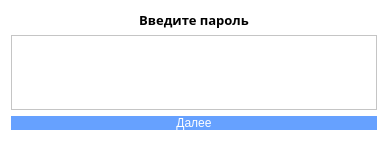
<?xml version="1.0" encoding="UTF-8"?>
<ui version="4.0">
 <class>enter_password</class>
 <widget class="QWidget" name="enter_password">
  <property name="geometry">
   <rect>
    <x>0</x>
    <y>0</y>
    <width>388</width>
    <height>141</height>
   </rect>
  </property>
  <property name="windowTitle">
   <string>Form</string>
  </property>
  <property name="styleSheet">
   <string notr="true">QWidget{
	background-color: white
}
</string>
  </property>
  <layout class="QVBoxLayout" name="verticalLayout">
   <item>
    <widget class="QLabel" name="label">
     <property name="font">
      <font>
       <family>Sitka Text Semibold</family>
       <pointsize>10</pointsize>
       <bold>true</bold>
      </font>
     </property>
     <property name="text">
      <string>Введите пароль</string>
     </property>
     <property name="alignment">
      <set>Qt::AlignmentFlag::AlignCenter</set>
     </property>
    </widget>
   </item>
   <item>
    <widget class="QTextEdit" name="textEdit">
     <property name="sizePolicy">
      <sizepolicy hsizetype="Expanding" vsizetype="Maximum">
       <horstretch>0</horstretch>
       <verstretch>0</verstretch>
      </sizepolicy>
     </property>
     <property name="html">
      <string>&lt;!DOCTYPE HTML PUBLIC &quot;-//W3C//DTD HTML 4.0//EN&quot; &quot;http://www.w3.org/TR/REC-html40/strict.dtd&quot;&gt;
&lt;html&gt;&lt;head&gt;&lt;meta name=&quot;qrichtext&quot; content=&quot;1&quot; /&gt;&lt;meta charset=&quot;utf-8&quot; /&gt;&lt;style type=&quot;text/css&quot;&gt;
p, li { white-space: pre-wrap; }
hr { height: 1px; border-width: 0; }
li.unchecked::marker { content: &quot;\2610&quot;; }
li.checked::marker { content: &quot;\2612&quot;; }
&lt;/style&gt;&lt;/head&gt;&lt;body style=&quot; font-family:'Segoe UI'; font-size:9pt; font-weight:400; font-style:normal;&quot;&gt;
&lt;p align=&quot;center&quot; style=&quot;-qt-paragraph-type:empty; margin-top:0px; margin-bottom:0px; margin-left:0px; margin-right:0px; -qt-block-indent:0; text-indent:0px;&quot;&gt;&lt;br /&gt;&lt;/p&gt;&lt;/body&gt;&lt;/html&gt;</string>
     </property>
    </widget>
   </item>
   <item>
    <widget class="QPushButton" name="pushButton">
     <property name="styleSheet">
      <string notr="true">QPushButton { background-color: #66a1ff; border: none; color: white;}</string>
     </property>
     <property name="text">
      <string>Далее</string>
     </property>
    </widget>
   </item>
  </layout>
 </widget>
 <resources/>
 <connections/>
</ui>
